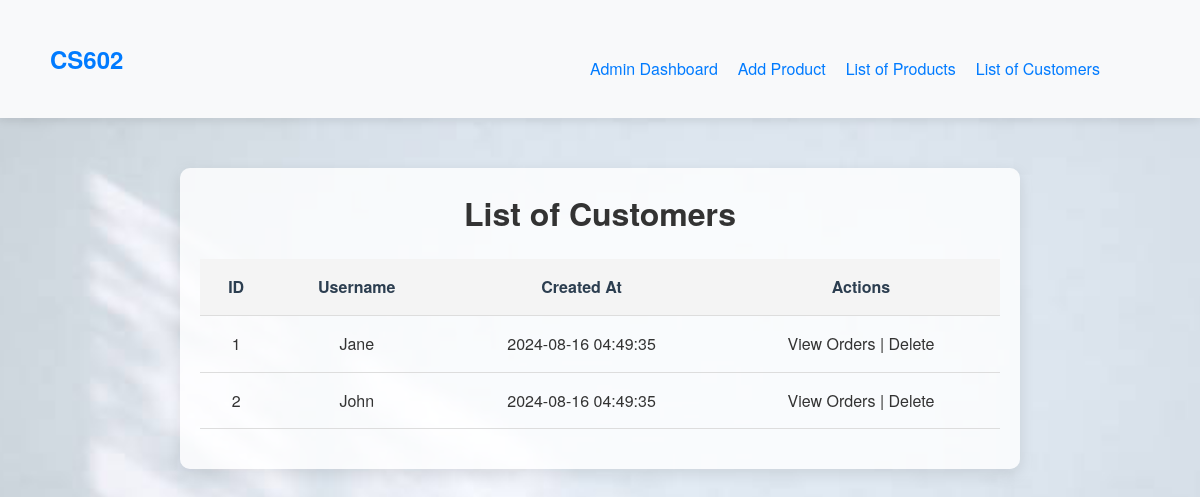
The page /list_customers.php on the database its author committed.
### tables this page shows
CREATE TABLE users (
                       id INT AUTO_INCREMENT PRIMARY KEY,
                       username VARCHAR(50) NOT NULL UNIQUE,
                       password VARCHAR(255) NOT NULL,
                       role ENUM('admin', 'customer') NOT NULL DEFAULT 'customer',
                       created_at TIMESTAMP DEFAULT CURRENT_TIMESTAMP
);

### list_customers.php (the view, shortened to what this page needs)
<?php
require_once('database.php');
$sql = "SELECT * FROM users WHERE role='customer'";
$result = $conn->query($sql);
?>
<!DOCTYPE html>
<html lang="en">
<head>
    <link rel="stylesheet" href="css/main.css">
</head>
<body>
<div class="main-header">
    <div class="logo">
        <a href="index.php"><h2>CS602</h2></a>
    </div>
    <div class="main-nav-links">
        <a href="admin_dashboard.php">Admin Dashboard</a>
        <a href="add_product.php">Add Product</a>
        <a href="list_products.php?admin=true">List of Products</a>
        <a href="list_customers.php">List of Customers</a>
    </div>
</div>
<div class="container">
    <h1 style="text-align:center;">List of Customers</h1>
    <table>
        <thead>
        <tr>
            <th>ID</th>
            <th>Username</th>
            <th>Created At</th>
            <th>Actions</th>
        </tr>
        </thead>
        <tbody>
        <?php
        if ($result->num_rows > 0) {
            while($row = $result->fetch_assoc()) {
                echo "<tr>
                        <td>".$row['id']."</td>
                        <td>".$row['username']."</td>
                        <td>".$row['created_at']."</td>
                        <td>
                            <a href='view_customer_orders.php?customer_id=".$row['id']."'>View Orders</a> |
                            <a href='delete_customer.php?id=".$row['id']."' onclick=\"return confirm('Are you sure you want to delete this customer?');\">Delete</a>
                        </td>
                    </tr>";
            }
        } else {
            echo "<tr><td colspan='4' style='text-align: center;'>No customers found</td></tr>";
        }
        ?>
        </tbody>
    </table>
</div>
</body>
</html>

### css/main.css (style rules this page uses)
body, h1, p, a { margin: 0; padding: 0; text-decoration: none; color: inherit; }
body { font-family: 'Helvetica Neue', Arial, sans-serif; background: url('../images/backgroundImage.jpg') no-repeat center center fixed; background-size: cover; color: #333; line-height: 1.6; position: relative; z-index: 1; }
.main-header { display: flex; justify-content: space-between; align-items: center; padding: 20px 50px; background-color: #f8f9fa; box-shadow: 0 2px 10px rgba(0, 0, 0, 0.1); margin-bottom: 30px; }
.logo h2 { font-size: 24px; font-weight: bold; color: #007bff; }
.main-nav-links { display: flex; justify-content: flex-end; gap: 20px; margin-top: 20px; margin-right: 50px; }
.main-nav-links a { color: #007bff; font-size: 16px; text-decoration: none; font-weight: 500; }
.container { margin: 50px auto; max-width: 800px; padding: 20px; background-color: rgba(255, 255, 255, 0.8); border-radius: 10px; box-shadow: 0 5px 15px rgba(0, 0, 0, 0.1); }
table { width: 100%; border-collapse: collapse; margin-bottom: 20px; }
th, td { padding: 15px; text-align: center; border-bottom: 1px solid #ddd; }
th { background-color: #f4f4f4; font-weight: bold; color: #2c3e50; }
td { font-size: 1em; vertical-align: middle; }
h1 { margin-bottom: 20px; font-size: 2em; text-align: center; }

### rows shown on the page
users: id "1", username "Jane", created_at "2024-08-16 04:49:35"
users: id "2", username "John", created_at "2024-08-16 04:49:35"
